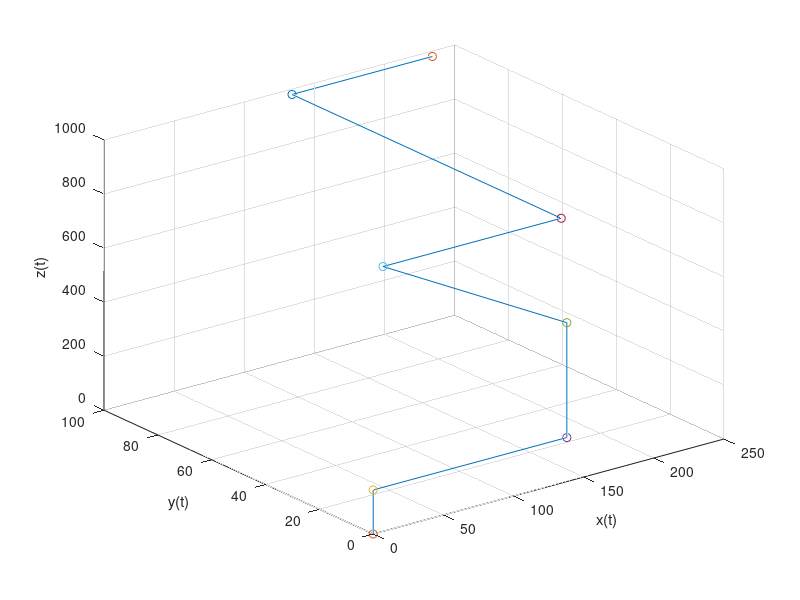

Reproduce this figure in MATLAB.
clear
clc
clf

A1 = [1 0 0 0; 0 0 -1 -163; 0 1 0 0; 0 0 0 1];
A2 = [0 -1 0 425; 1 0 0 0; 0 0 1 0; 0 0 0 1];
A3 = [0 -1 0 0; 1 0 0 0; 0 0 1 0; 0 0 0 1];
A4 = [1 0 0 0; 0 1 0 0; 0 0 1 127; 0 0 0 1];
A5 = [1 0 0 -90; 0 0 -1 -100; 0 1 0 0; 0 0 0 1];
A6 = [1 0 0 90; 0 0 -1 100; 0 1 0 0; 0 0 0 1];

T = A1*A2*A3*A4*A5*A6;

B1 = [0,0,0];
B2 = [0,0,163];
B3 = [138,0,163];
B4 = [138,300.52,462.52];
B5 = [7,22.81,740.71];

plot3([0 0 138 138 7 134 134 234],[0 0 0 0 0 0 100 100],[0 163 163 588 980 980 980 980]);
grid on
hold on
plot3(0,0,0,'o',0,0,163,'o',138,0,163,'o',138,0,588,'o',7,0,980,'o',134,0,980,'o',134,100,980,'o',234,100,980,'o');
xlabel('x(t)')
ylabel('y(t)')
zlabel('z(t)')